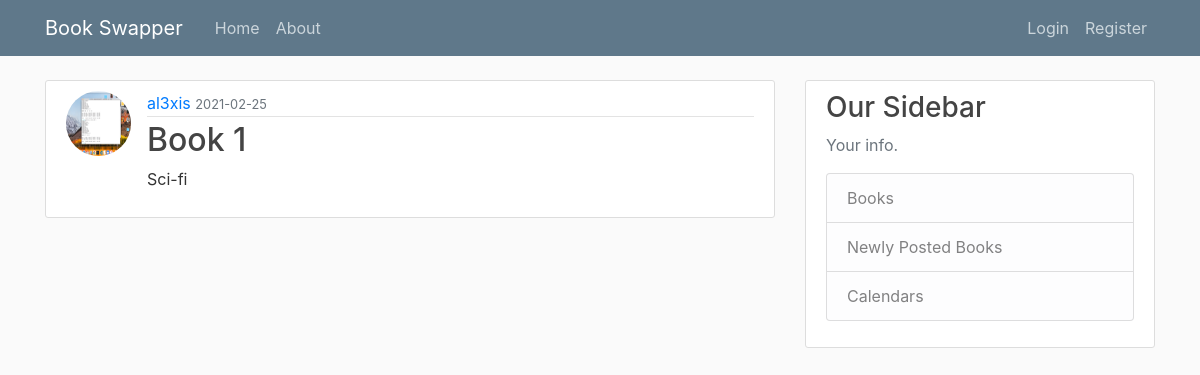
The page /book/2 on the database its author committed.
### book_swapper/models.py (models this page shows, shortened)
class User(db.Model, UserMixin):
    id = db.Column(db.Integer, primary_key=True)
    username = db.Column(db.String(20), unique=True, nullable=False)
    email = db.Column(db.String(120), unique=True, nullable=False)
    image_file = db.Column(db.String(20), nullable=False, default='default.jpg')
    password = db.Column(db.String(60), nullable=False)
    school = db.Column(db.String(60), nullable = True)
    city = db.Column(db.String(60), nullable = True)
    books = db.relationship('Book', backref='owner', lazy=True)

class Book(db.Model):
    id = db.Column(db.Integer, primary_key=True)
    title = db.Column(db.String(100), nullable=False)
    subject = db.Column(db.String(30), nullable = False)
    isbn = db.Column(db.String(15), nullable=False)
    subject_subcategory = db.Column(db.String(30), nullable=True)
    date_posted = db.Column(db.DateTime, nullable=False, default=datetime.utcnow)
    condition = db.Column(db.Text, nullable=True)
    user_id = db.Column(db.Integer, db.ForeignKey('user.id'), nullable=True)

### book_swapper/books/routes.py (the view)
@books.route("/book/<int:book_id>")
def book(book_id):
    book = Book.query.get_or_404(book_id)
    return render_template('book.html', title=book.title, book=book)

### book_swapper/templates/book.html (shortened to what this page needs)
{% extends "layout.html" %}
{% block content %}
    <article class="media content-section">
        <img class = "rounded-circle article-img" src="{{url_for('static', filename='profile_pics/' + book.owner.image_file)}}">
      <div class="media-body">
        <div class="article-metadata">
          <a href="{{url_for('users.user_books', username=book.owner.username)}}">{{ book.owner.username }}</a>
          <small class="text-muted">{{ book.date_posted.strftime('%Y-%m-%d') }}</small>
        </div>
          <h2 class="article-title"><a>{{ book.title }}</a></h2>
        <p class="article-content">{{ book.subject }}</p>
      </div>
    </article>
{% endblock content %}

### book_swapper/static/main.css (style rules this page uses)
body { background: #fafafa; color: #333333; margin-top: 5rem; }
h1, h2, h3, h4, h5, h6 { color: #444444; }
.content-section { background: #ffffff; padding: 10px 20px; border: 1px solid #dddddd; border-radius: 3px; margin-bottom: 20px; }
.article-title { color: #444444; }
.article-content { white-space: pre-line; }
.article-img { height: 65px; width: 65px; margin-right: 16px; }
.article-metadata { padding-bottom: 1px; margin-bottom: 4px; border-bottom: 1px solid #e3e3e3 }

### rows shown on the page
User: image_file (picture), owner.username "al3xis"
Book: date_posted "2021-02-25", title "Book 1", subject "Sci-fi"
